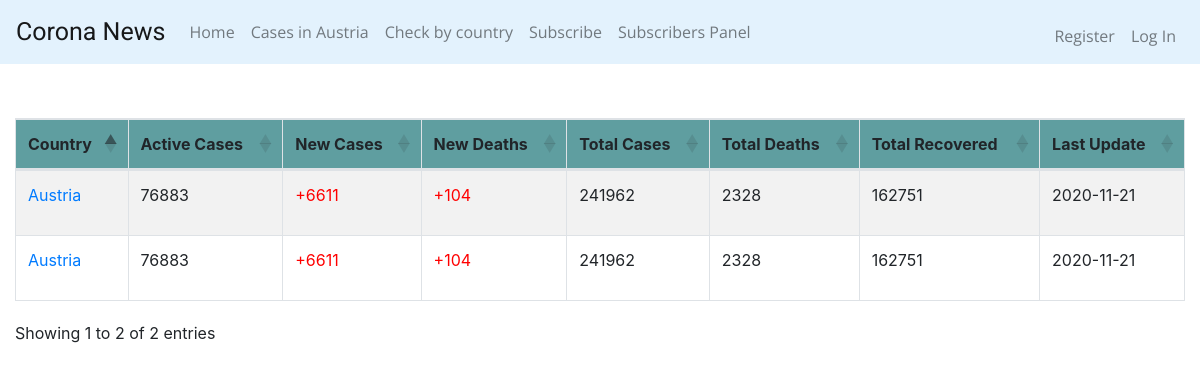
Before: /casesInAustria with the older database file.
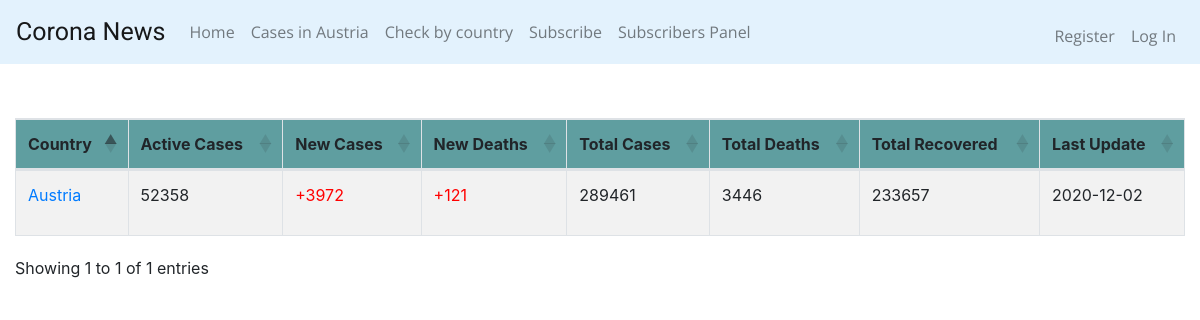
After: the same page with the newer database file.
### tables this page shows
CREATE TABLE casesWorld (id INTEGER PRIMARY KEY AUTOINCREMENT NOT NULL, country TEXT, active INTEGER, new INTEGER, deaths INTEGER, totalCases INTEGER, totalDeaths INTEGER, totalRecovered INTEGER, date date);

### app.py (the view)
@app.route("/casesInAustria")
def casesInAustria():
    tblCasesWorld = "casesWorld"
    country = "Austria"
    tableValues = {}
    tableValues = select_cases_where_country(tblCasesWorld, country)
    return render_template('casesInAustria.html', casesAustria=tableValues)

### app.py (called while the page is built)
@app.after_request
def after_request(response):
    response.headers["Cache-Control"] = "no-cache, no-store, must-revalidate"
    response.headers["Expires"] = 0
    response.headers["Pragma"] = "no-cache"
    return response

### coronaCasesDAO.py (called while the page is built)
def select_cases_where_country(tableName, country):
    conn = connect_to_db()
    conn.row_factory = dict_factory
    cursor = conn.cursor()
    format_str = """SELECT country, active, new, deaths, totalCases, totalDeaths, totalRecovered, date FROM "{table}" WHERE country="{countryName}";"""
    sql_command = format_str.format(table=tableName, countryName=country)
    cursor.execute(sql_command)
    result = cursor.fetchall()
    conn.close()
    return result

### helpers.py (called while the page is built)
def connect_to_db():
    conn = sqlite3.connect('coronaDatabase.db')
    return conn

def dict_factory(cursor, row):
    d = {}
    for idx, col in enumerate(cursor.description):
        d[col[0]] = row[idx]
    return d

### templates/casesInAustria.html (shortened to what this page needs)
{% extends "layout.html" %}
{% block headSergiu %}
    <link href="https://cdn.datatables.net/1.10.22/css/dataTables.bootstrap4.min.css" rel="stylesheet">
{% endblock %}
{% block main %}
    <div class="col">
        <br>
        <table id="example" class="table table-striped table-bordered" style="width:100%">
            <thead>
                <tr style="background-color: cadetblue;">
                    <th>Country</th>
                    <th>Active Cases</th>
                    <th>New Cases</th>
                    <th>New Deaths</th>
                    <th>Total Cases</th>
                    <th>Total Deaths</th>
                    <th>Total Recovered</th>
                    <th>Last Update</th>
                </tr>
            </thead>
            <tbody>
                {% for dict_item in casesAustria %}
                <tr>
                    <td>
                        {% set country = dict_item.get("country") %}
                        <a href="/history/{{ country }}" target="_blank">{{ country }}</a>
                    </td>
                    <td>
                        {{dict_item.get("active")}}
                    </td>
                    <td style="color: red;">
                        {% set new = dict_item.get("new") %}
                        {% if new != "" %}
                            <p>+{{ new }}</p>
                        {% else %}
                            <p></p>
                        {% endif %}
                    </td>
                    <td style="color: red;">
                        {% set deaths = dict_item.get("deaths") %}
                        {% if deaths != "" %}
                            <p>+{{ deaths }}</p>
                        {% else %}
                            <p></p>
                        {% endif %}
                    </td>
                    <td>
                        {{dict_item.get("totalCases")}}
                    </td>
                    <td>
                        {{dict_item.get("totalDeaths")}}
                    </td>
                    <td>
                        {{dict_item.get("totalRecovered")}}
                    </td>
                    <td>
                        {{dict_item.get("date")}}
                    </td>
                </tr>
                {% endfor %}
            </tbody>
        </table>
    </div>
{% endblock %}

### templates/layout.html (shortened to what this page needs)
<!DOCTYPE html>
<html lang="en">
<head>
    <link href="https://cdnjs.cloudflare.com/ajax/libs/twitter-bootstrap/4.5.2/css/bootstrap.css" rel="stylesheet">
    {% block headSergiu %}{% endblock %}
</head>
<body>
    <nav class="navbar sticky-top navbar-expand-lg navbar-light" style="background-color: #e3f2fd;">
      <a class="navbar-brand" style="font-family: 'Roboto', sans-serif; font-size: 25px;" href="/">Corona News</a>
      <div class="collapse navbar-collapse" style="font-family: 'Open Sans', sans-serif;" id="navbarSupportedContent">
        {% if session.user_id %}
          <ul class="navbar-nav mr-auto">
            <li class="nav-item">
              <a class="nav-link" href="/">Home <span class="sr-only">(current)</span></a>
            </li>
            <li class="nav-item">
              <a class="nav-link" href="/casesInAustria">Cases in Austria</a>
            </li>
            <li class="nav-item">
              <a class="nav-link" href="/casesWorld">Check by country</a>
            </li>
            <li class="nav-item">
              <a class="nav-link" href="/subscription">Subscribe</a>
            </li>
            <li class="nav-item">
              <a class="nav-link" href="/usersTable">Subscribers Panel</a>
            </li>
          </ul>
            <ul class="navbar-nav ml-auto mt-2">
              <li class="nav-item"><a class="nav-link" href="/logout">Log Out</a></li>
          </ul>
        {% else %}
        <ul class="navbar-nav mr-auto">
          <li class="nav-item">
            <a class="nav-link" href="/">Home <span class="sr-only">(current)</span></a>
          </li>
          <li class="nav-item">
            <a class="nav-link" href="/casesInAustria">Cases in Austria</a>
          </li>
          <li class="nav-item">
            <a class="nav-link" href="/casesWorld">Check by country</a>
          </li>
          <li class="nav-item">
            <a class="nav-link" href="/subscription">Subscribe</a>
          </li>
          <li class="nav-item">
            <a class="nav-link" href="/usersTable">Subscribers Panel</a>
          </li>
        </ul>
          <ul class="navbar-nav ml-auto mt-2">
            <li class="nav-item"><a class="nav-link" href="/register">Register</a></li>
            <li class="nav-item"><a class="nav-link" href="/login">Log In</a></li>
        </ul>
        {% endif %}
      </div>
    </nav>
<br />
{% block main %}{% endblock %}
</body>
</html>

Changed rows visible on the page:
removed casesWorld: country "Austria", get "76883", new "6611", deaths "104", get "241962", get "2328", get "162751", get "2020-11-21"
removed casesWorld: country "Austria", get "76883", new "6611", deaths "104", get "241962", get "2328", get "162751", get "2020-11-21"
added casesWorld: country "Austria", get "52358", new "3972", deaths "121", get "289461", get "3446", get "233657", get "2020-12-02"
Other visible differences:
text written by a page script: "Showing 1 to 2 of 2 entries" → "Showing 1 to 1 of 1 entries"
